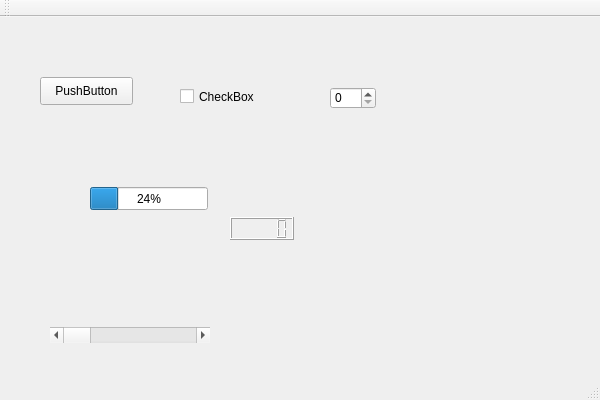
<?xml version="1.0" encoding="UTF-8"?>
<ui version="4.0">
 <class>MainWindowClass</class>
 <widget class="QMainWindow" name="MainWindowClass">
  <property name="geometry">
   <rect>
    <x>0</x>
    <y>0</y>
    <width>600</width>
    <height>400</height>
   </rect>
  </property>
  <property name="windowTitle">
   <string>MainWindow</string>
  </property>
  <widget class="QWidget" name="centralWidget">
   <widget class="QPushButton" name="pushButton">
    <property name="geometry">
     <rect>
      <x>40</x>
      <y>60</y>
      <width>93</width>
      <height>28</height>
     </rect>
    </property>
    <property name="text">
     <string>PushButton</string>
    </property>
   </widget>
   <widget class="QCheckBox" name="checkBox">
    <property name="geometry">
     <rect>
      <x>180</x>
      <y>70</y>
      <width>91</width>
      <height>19</height>
     </rect>
    </property>
    <property name="text">
     <string>CheckBox</string>
    </property>
   </widget>
   <widget class="QSpinBox" name="spinBox">
    <property name="geometry">
     <rect>
      <x>330</x>
      <y>70</y>
      <width>46</width>
      <height>22</height>
     </rect>
    </property>
   </widget>
   <widget class="QScrollBar" name="horizontalScrollBar">
    <property name="geometry">
     <rect>
      <x>50</x>
      <y>310</y>
      <width>160</width>
      <height>16</height>
     </rect>
    </property>
    <property name="orientation">
     <enum>Qt::Horizontal</enum>
    </property>
   </widget>
   <widget class="QLCDNumber" name="lcdNumber">
    <property name="geometry">
     <rect>
      <x>230</x>
      <y>200</y>
      <width>64</width>
      <height>23</height>
     </rect>
    </property>
   </widget>
   <widget class="QProgressBar" name="progressBar">
    <property name="geometry">
     <rect>
      <x>90</x>
      <y>170</y>
      <width>118</width>
      <height>23</height>
     </rect>
    </property>
    <property name="value">
     <number>24</number>
    </property>
   </widget>
  </widget>
  <widget class="QMenuBar" name="menuBar">
   <property name="geometry">
    <rect>
     <x>0</x>
     <y>0</y>
     <width>600</width>
     <height>26</height>
    </rect>
   </property>
  </widget>
  <widget class="QToolBar" name="mainToolBar">
   <attribute name="toolBarArea">
    <enum>TopToolBarArea</enum>
   </attribute>
   <attribute name="toolBarBreak">
    <bool>false</bool>
   </attribute>
  </widget>
  <widget class="QStatusBar" name="statusBar"/>
 </widget>
 <layoutdefault spacing="6" margin="11"/>
 <resources>
  <include location="MainWindow.qrc"/>
 </resources>
 <connections/>
</ui>
